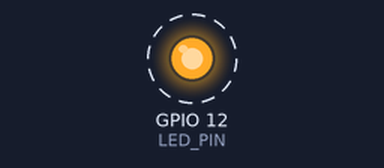
A program run on a simulated ESP32. Parts: output pins drawn as LEDs (lit = HIGH). Dashed ring = blinking. What the program prints to the serial monitor is not drawn.

Above: at 0.1 s.
Timing chart, 0 to 3.0 s (numbered marks = the images above):
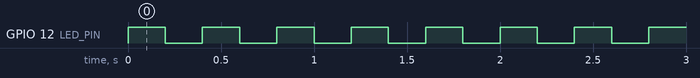

Measured:
- by itself, GPIO 12 (LED_PIN): alternates HIGH for 0.20 s and LOW for 0.20 s

The program:

main.cpp
```cpp
/*
  * Exercício de criação de tasks com FreeRTOS
  * Implementar e criar diferentes tasks e verificar seu funcionamento
*/

/* Biblioteca de funções do Arduino framework*/
#include <Arduino.h>

/*Bibliotecas do FreeRTOS necessárias*/
#include <freertos/FreeRTOS.h>
#include <freertos/task.h>

/* COnfiguração de pinos*/
#define LED_PIN 12

/* Handles das tasks*/
TaskHandle_t handleTask1 = NULL;
TaskHandle_t handleTask2 = NULL;

/* Protótipos das tasks */
void vTask1Code(void *pvParameters);
void vTask2Code(void *pvParameters);


void setup() {

  /* Iniciação do monitor serial*/
  Serial.begin(115200);

  /* Criação das Tasks*/
  xTaskCreate(vTask1Code, "TASK1", configMINIMAL_STACK_SIZE, NULL, 1, &handleTask1);
  xTaskCreate(vTask2Code, "TASK2", configMINIMAL_STACK_SIZE + 1024, NULL, configMAX_PRIORITIES - 1, &handleTask2);
}

void loop() {
}

/* Definições dos códigos de implementação das tasks */
void vTask1Code(void *pvParameters){
  // Configura pino para saída
  pinMode(LED_PIN, OUTPUT);

  while(1){
    /* Troca estado do LED*/
    digitalWrite(LED_PIN, !digitalRead(LED_PIN));

    /* Task bloqueada por 200 ms em ticks */
    vTaskDelay(pdMS_TO_TICKS(200));
  }
}

void vTask2Code(void *pvParameters){

  int cont = 0;

  while(1){
    // Imprime contador na tela
    Serial.printf("Contador: %d\n", cont);

    // Incrementa contador
    cont++;

    /* Task bloqueada por 1000 ms em ticks*/
    vTaskDelay(pdMS_TO_TICKS(1000));
  }
}
```
